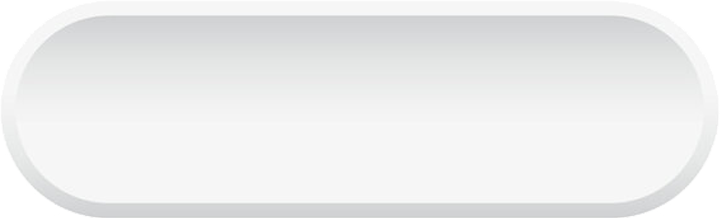
#> input picture src/toolbar_background.png, 720 x 218 px
$ python resize_img.py
#> lines starting #> are read from the running program, lines starting #| are printed output that depends on the picture
from PIL import Image

def main():
    og_button = Image.open('toolbar_background.png')
#> og_button is the input picture: PIL image 720x218 RGBA; mean R, G, B, A 221.1, 221.7, 221.8, 236.6

    resized_chain = og_button.resize((740, 190))
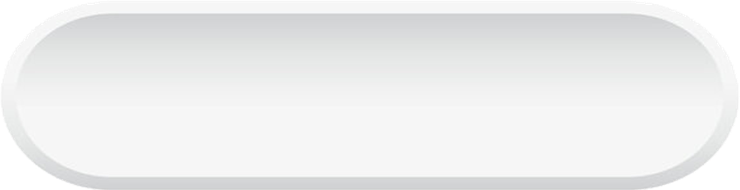
#> resized_chain: PIL image 740x190 RGBA; mean R, G, B, A 221.3, 221.8, 221.9, 236.6; transparent parts drawn white

    resized_chain.save('rendering-button-quality.png')


if __name__ == "__main__":
    main()
